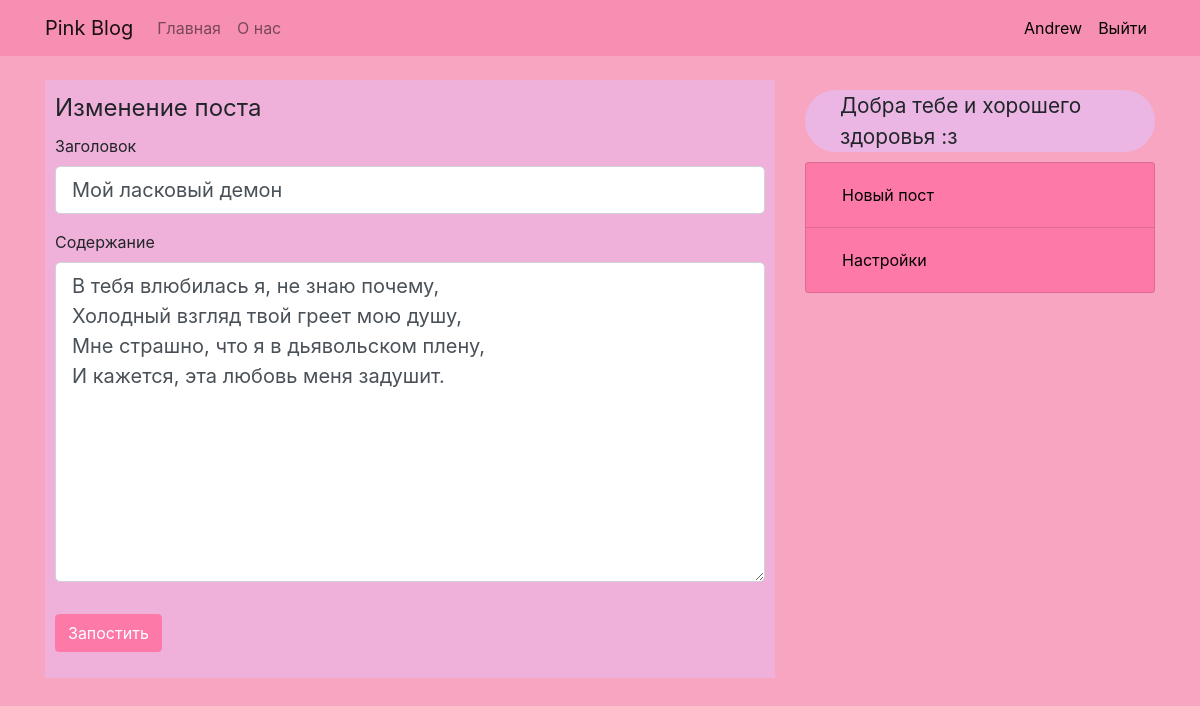
Screenshot of /post/1/update (signed in) with the database file from the repository.
### pinkblog/models.py (models this page shows, shortened)
class User(db.Model, UserMixin):
    id = db.Column(db.Integer, primary_key=True)
    username = db.Column(db.String(20), unique=True, nullable=False)
    email = db.Column(db.String(20), unique=True, nullable=False)
    user_image = db.Column(db.String(20), unique=False, nullable=False, default='default.jpg')
    password = db.Column(db.String(20), unique=False, nullable=False)
    posts = db.relationship('Post', backref='author', lazy=True)
    comments = db.relationship('Comment', backref='author', lazy=True)

class Post(db.Model):
    id = db.Column(db.Integer, primary_key=True)
    title = db.Column(db.String(100), nullable=False)
    date_posted = db.Column(db.DateTime, nullable=False, default=datetime.utcnow())
    content = db.Column(db.Text, nullable=False)
    user_id = db.Column(db.Integer, db.ForeignKey('user.id'), nullable=False)
    comments = db.relationship('Comment', backref='post', lazy=True)

### pinkblog/routes.py (the view)
@app.route("/post/<int:post_id>/update", methods=['GET', 'POST'])
@login_required
def update_post(post_id):
    post = Post.query.get_or_404(post_id)
    if current_user != post.author:
        abort(403)
    form = PostForm()
    if form.validate_on_submit():
        post.title = form.title.data
        post.content = form.content.data
        db.session.commit()
        flash('Ваш пост успешно обновлен', 'success')
        return redirect(url_for('post', post_id=post_id))
    elif request.method == 'GET':
        form.title.data = post.title
        form.content.data = post.content
    return render_template('new_post.html', post=post, form=form,
                            title='Измеени поста', legend="Изменение поста")

### pinkblog/forms.py
class PostForm(FlaskForm):
    title = StringField('Заголовок', validators=[DataRequired()])
    content = TextAreaField('Содержание', validators=[DataRequired()])
    submit = SubmitField('Запостить')

### pinkblog/models.py (called while the page is built)
@login_manager.user_loader
def load_user(user_id):
    return User.query.get(int(user_id))

### pinkblog/templates/new_post.html (shortened to what this page needs)
{% extends "layout.html" %}
{% block content %}
    <div class="content-section">
        <form method="POST">
            <fieldset class="form-group">
                <legend>{{ legend }}</legend>
                <div class="form-group">
                    {{ form.title.label(class="form-control-label") }}
                    {% if form.title.errors %}
                        {{ form.title(class="form-control form-control-lg is-invalid") }}
                        <div class="invalid-feedback">
                            {% for error in form.title.errors %}
                                <span>{{ error }}</span>
                            {% endfor %}
                        </div>
                    {% else %}
                        {{ form.title(class="form-control form-control-lg") }}
                    {% endif %}
                </div>
                <div class="form-group">
                    {{ form.content.label(class="form-control-label") }}
                    {% if form.title.errors %}
                        {{ form.content(class="form-control form-control-lg post-content") }}
                        <div class="invalid-feedback">
                            {% for error in form.content.errors %}
                                <span>{{ error }}</span>
                            {% endfor %}
                        </div>
                    {% else %}
                        {{ form.content(class="form-control form-control-lg post-content") }}
                    {% endif %}
                </div>
            </fieldset>
            <div class="form-group">
                {{ form.submit(class="btn btn-info") }}
            </div>
        </form>
    </div>
{% endblock %}

### pinkblog/templates/layout.html (shortened to what this page needs)
<!DOCTYPE html>
<html>
    <head>
        <link rel="stylesheet" href="https://stackpath.bootstrapcdn.com/bootstrap/4.4.1/css/bootstrap.min.css"
>
        <link rel="stylesheet" type="text/css" href="{{ url_for('static', filename='style.css') }}" />
    </head>
    <body>
        <header>
            <nav class="navbar navbar-light navbar-expand-lg mr-auto fixed-top">
                <div class="container">
                    <a class="navbar-brand" href="{{ url_for('home') }}">Pink Blog</a>
                    <div class="navbar-nav navbar-collapse" id="navbarToggle">
                        {% if active == 'home' %}
                            <a class="nav-item nav-link active" href="{{ url_for('home') }}">Главная</a>
                        {% else %}
                            <a class="nav-item nav-link" href="{{ url_for('home') }}">Главная</a>
                        {% endif %}
                        {% if active == 'about' %}
                            <a class="nav-item nav-link active" href="{{ url_for('about') }}">О нас</a>
                        {% else %}
                            <a class="nav-item nav-link" href="{{ url_for('about') }}">О нас</a>
                        {% endif %}
                    </div>
                    <div class="navbar-nav loginbar">
                        {% if current_user.is_authenticated%}
                            <a class="nav-item nav-link" href="{{ url_for('account_info', username=current_user.username) }}">{{ current_user.username }}</a>
                            <a class="nav-item nav-link" href="{{ url_for('logout') }}">Выйти</a>
                        {% else %}
                            <a class="nav-item nav-link" href="{{ url_for('login') }}">Войти</a>
                            <a class="nav-item nav-link" href="{{ url_for('register') }}">Зарегестрироваться</a>
                        {% endif %}
                    </div>
                </div>
            </nav>
        </header>
        <main class="container">
            <div class="row">
                <div class="col-md-8">
                    {% block content %}{% endblock %}
                </div>
                <div class="col-md-4">
                    <p class="wishings rounded-pill">Добра тебе и хорошего здоровья :з</p>
                    <ul class="nav flex-column list-group sidebar">
                        <li class="nav-item list-group-item"><a class="nav-link" href="{{ url_for('new_post') }}">Новый пост</a></li>
                        <li class="nav-item list-group-item"><a class="nav-link" href="#">Настройки</a></li>
                    </ul>
                </div>
            </div>
        </main>
    </body>
</html>

### pinkblog/static/style.css (style rules this page uses)
body { background: #f8a5c2; margin-top: 5rem; }
header { padding: 0; }
nav { background-color: #f78fb3; }
.navbar .loginbar .nav-link { color: black; }
.wishings { font-size: 1.3em; background-color: rgba(235, 184, 230, 0.932); margin: 10px 0px; padding: 0 10%;; }
.sidebar .nav-item { background-color: rgb(253, 121, 168); }
.sidebar .nav-item .nav-link { color: black; }
.content-section { background-color: rgba(235, 184, 230, 0.658); padding: 10px; }
.btn-info { background-color: rgba(253, 121, 168, 1); border-color: rgb(253, 121, 168); }
.form-group .post-content { height: 20rem; }
.post-content { white-space: pre-line; }

### rows the page displays
User: username "Andrew"
Post: title "Мой ласковый демон", content "В тебя влюбилась я, не знаю почему, Холодный взгляд твой греет мою душу, Мне страшно, что я в дьявольском плену, И кажется, эта любовь меня задушит."

### other values shown
{{ legend }} "Изменение поста"
